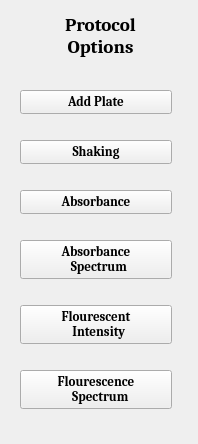
<?xml version="1.0" encoding="UTF-8"?>
<ui version="4.0">
 <class>Form</class>
 <widget class="QWidget" name="Form">
  <property name="geometry">
   <rect>
    <x>0</x>
    <y>0</y>
    <width>198</width>
    <height>444</height>
   </rect>
  </property>
  <property name="windowTitle">
   <string>Form</string>
  </property>
  <widget class="QLabel" name="label">
   <property name="geometry">
    <rect>
     <x>50</x>
     <y>10</y>
     <width>101</width>
     <height>51</height>
    </rect>
   </property>
   <property name="font">
    <font>
     <family>Cambria</family>
     <pointsize>14</pointsize>
     <weight>75</weight>
     <bold>true</bold>
    </font>
   </property>
   <property name="text">
    <string>&lt;html&gt;&lt;head/&gt;&lt;body&gt;&lt;p align=&quot;center&quot;&gt;Protocol &lt;br/&gt;Options&lt;/p&gt;&lt;/body&gt;&lt;/html&gt;</string>
   </property>
   <property name="alignment">
    <set>Qt::AlignCenter</set>
   </property>
  </widget>
  <widget class="QWidget" name="">
   <property name="geometry">
    <rect>
     <x>20</x>
     <y>70</y>
     <width>152</width>
     <height>360</height>
    </rect>
   </property>
   <layout class="QVBoxLayout" name="verticalLayout">
    <item>
     <widget class="QPushButton" name="pushButton_6">
      <property name="font">
       <font>
        <family>Cambria</family>
        <pointsize>10</pointsize>
        <weight>75</weight>
        <bold>true</bold>
       </font>
      </property>
      <property name="text">
       <string>Add Plate</string>
      </property>
      <property name="icon">
       <iconset>
        <normaloff>wellPlateLogo3.svg</normaloff>wellPlateLogo3.svg</iconset>
      </property>
      <property name="iconSize">
       <size>
        <width>60</width>
        <height>60</height>
       </size>
      </property>
     </widget>
    </item>
    <item>
     <widget class="QPushButton" name="pushButton">
      <property name="font">
       <font>
        <family>Cambria</family>
        <pointsize>10</pointsize>
        <weight>75</weight>
        <bold>true</bold>
       </font>
      </property>
      <property name="text">
       <string>Shaking</string>
      </property>
      <property name="icon">
       <iconset>
        <normaloff>shakeLogo.svg</normaloff>shakeLogo.svg</iconset>
      </property>
      <property name="iconSize">
       <size>
        <width>40</width>
        <height>40</height>
       </size>
      </property>
     </widget>
    </item>
    <item>
     <widget class="QPushButton" name="pushButton_2">
      <property name="font">
       <font>
        <family>Cambria</family>
        <pointsize>10</pointsize>
        <weight>75</weight>
        <bold>true</bold>
       </font>
      </property>
      <property name="text">
       <string>Absorbance</string>
      </property>
      <property name="icon">
       <iconset>
        <normaloff>absorbanceLogo.svg</normaloff>absorbanceLogo.svg</iconset>
      </property>
      <property name="iconSize">
       <size>
        <width>40</width>
        <height>40</height>
       </size>
      </property>
     </widget>
    </item>
    <item>
     <widget class="QPushButton" name="pushButton_3">
      <property name="font">
       <font>
        <family>Cambria</family>
        <pointsize>10</pointsize>
        <weight>75</weight>
        <bold>true</bold>
       </font>
      </property>
      <property name="text">
       <string>Absorbance 
  Spectrum</string>
      </property>
      <property name="icon">
       <iconset>
        <normaloff>absSpectrumLogo.svg</normaloff>absSpectrumLogo.svg</iconset>
      </property>
      <property name="iconSize">
       <size>
        <width>40</width>
        <height>40</height>
       </size>
      </property>
     </widget>
    </item>
    <item>
     <widget class="QPushButton" name="pushButton_4">
      <property name="font">
       <font>
        <family>Cambria</family>
        <pointsize>10</pointsize>
        <weight>75</weight>
        <bold>true</bold>
       </font>
      </property>
      <property name="text">
       <string>Flourescent 
  Intensity</string>
      </property>
      <property name="icon">
       <iconset>
        <normaloff>flourescenceLogo.svg</normaloff>flourescenceLogo.svg</iconset>
      </property>
      <property name="iconSize">
       <size>
        <width>40</width>
        <height>40</height>
       </size>
      </property>
     </widget>
    </item>
    <item>
     <widget class="QPushButton" name="pushButton_5">
      <property name="font">
       <font>
        <family>Cambria</family>
        <pointsize>10</pointsize>
        <weight>75</weight>
        <bold>true</bold>
       </font>
      </property>
      <property name="text">
       <string>Flourescence
   Spectrum</string>
      </property>
      <property name="icon">
       <iconset>
        <normaloff>flrSpectrumLogo.svg</normaloff>flrSpectrumLogo.svg</iconset>
      </property>
      <property name="iconSize">
       <size>
        <width>40</width>
        <height>40</height>
       </size>
      </property>
     </widget>
    </item>
   </layout>
  </widget>
 </widget>
 <resources/>
 <connections/>
</ui>
